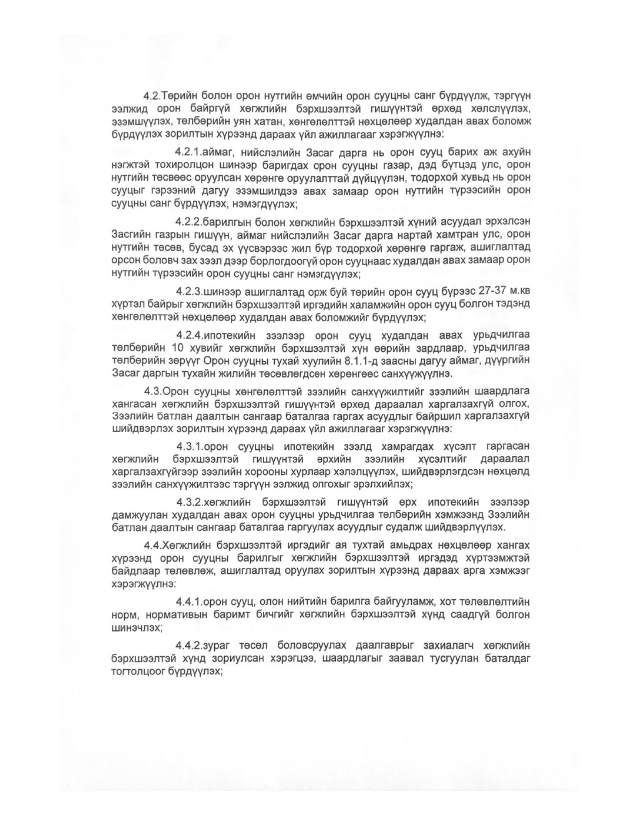
#> input picture test_imgs/img_001.jpg, 1275 x 1650 px (shown at 1/2 size)
$ python -i segmentation_word.py   (imports and definitions only)
#> lines starting #> are read from the running program, lines starting #| are printed output that depends on the picture; after the words box and inside, x2 and y2 are one past the last pixel; in counts of white or black regions, pixels touching at a corner belong together
#> further down, picture is the input picture: shape (1650, 1275); min 0, max 255, mean 240.1
import cv2
import numpy as np

def thresholding(image, inv=True):
#> called with inv = True
    if inv:
        _, thresh = cv2.threshold(image, 0, 255, cv2.THRESH_BINARY_INV + cv2.THRESH_OTSU)
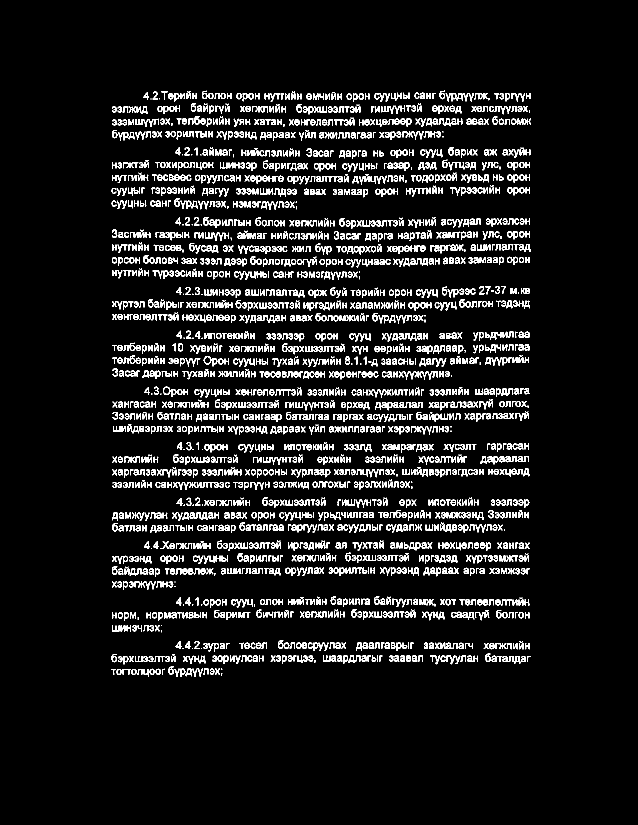
#> thresh: shape (1650, 1275) (shown at 1/2 size); 8.1% white in thin lines or dots, all inside (x1, y1, x2, y2) = (223, 181, 1062, 1354)
    else:
        _, thresh = cv2.threshold(image, 0, 255, cv2.THRESH_OTSU)
    return thresh

def crop_line(line_image):
    thresh = thresholding(line_image)
    binary = line_image > thresh
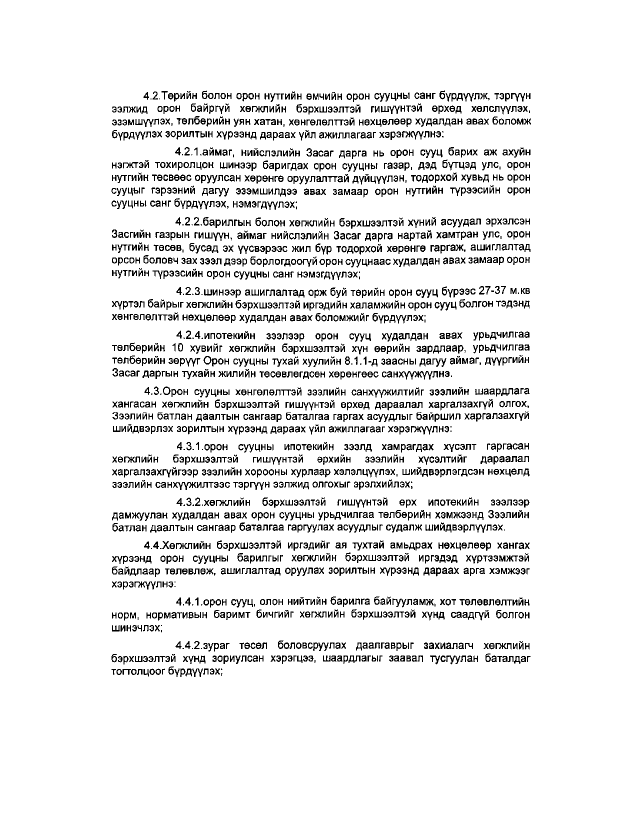
#> binary: shape (1650, 1275) bool (shown at 1/2 size); 91.9% white; black in thin lines or dots, all inside (x1, y1, x2, y2) = (223, 181, 1062, 1354)
    vertical_projection = np.sum(binary, axis=0)
#> vertical_projection = 1275 values, max 1650 at index 0, min 1357 at index 408, mean 1516.9
    height = line_image.shape[0]
#> height = 1650
    index = 0
    while vertical_projection[index] == height:
        index += 1
#> after the loop, index = 223
    if index > 2:
        index -= 2
#> index = 221
    line_image = line_image[:, index:]

    thresh = thresholding(line_image)
#> call 2 of thresholding, with inv = True
#> in thresholding (call 2), `_, thresh = cv2.threshold(image, 0, 255, cv2.THRESH_BINARY_INV + cv2.T..`:
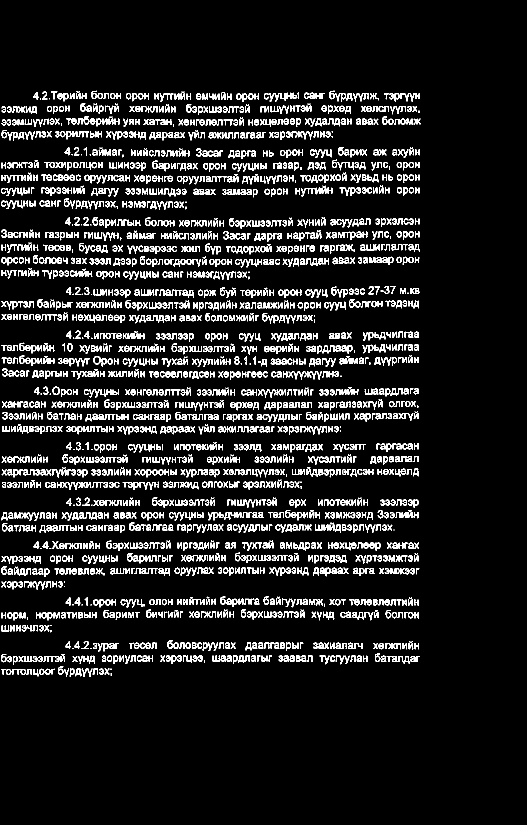
#> thresh: shape (1650, 1054) (shown at 1/2 size); 9.8% white in thin lines or dots, all inside (x1, y1, x2, y2) = (2, 181, 841, 1354)
    binary = line_image > thresh
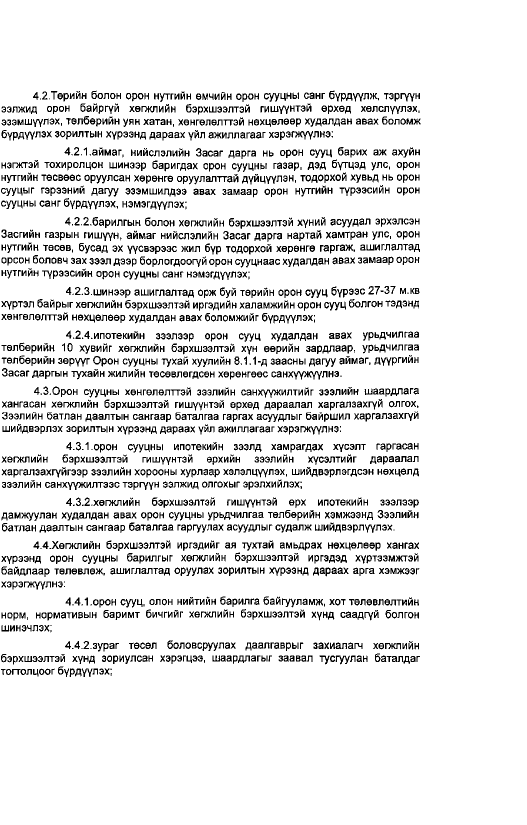
#> binary: shape (1650, 1054) bool (shown at 1/2 size); 90.2% white; black in thin lines or dots, all inside (x1, y1, x2, y2) = (2, 181, 841, 1354)
    vertical_projection = np.sum(binary, axis=0)
#> vertical_projection = 1054 values, max 1650 at index 0, min 1357 at index 187, mean 1489

    index = line_image.shape[1] - 1
#> index = 1053
    while vertical_projection[index] == height:
        index -= 1
#> this loop made 213 passes
#> index on passes 1 to 3: 1052, 1051, 1050
#> after the loop, index = 840
    if index < line_image.shape[1] - 1:
        index += 2
#> index = 842

    line_image = line_image[:, :index]
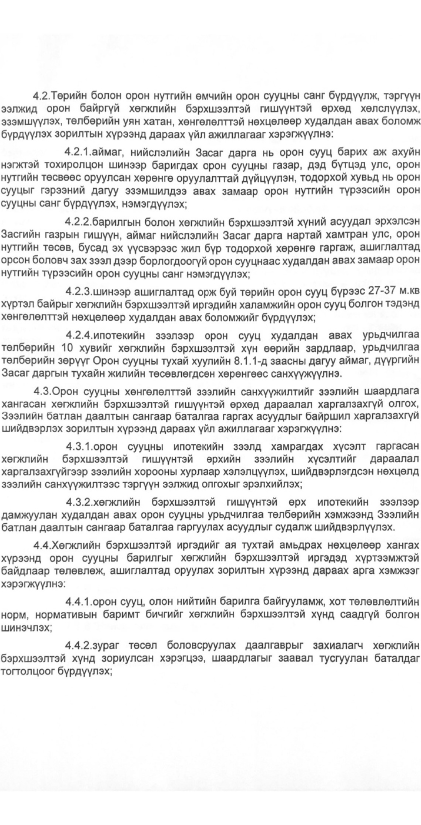
#> line_image: shape (1650, 842) (shown at 1/2 size); min 0, max 255, mean 232.6
    return line_image

def segment_words(line_image):
    line = crop_line(line_image)
    dst = cv2.fastNlMeansDenoising(line, None, 12, 7, 21)
    thresh = thresholding(dst)
#> call 3 of thresholding, with inv = True
#> in thresholding (call 3), `_, thresh = cv2.threshold(image, 0, 255, cv2.THRESH_BINARY_INV + cv2.T..`:
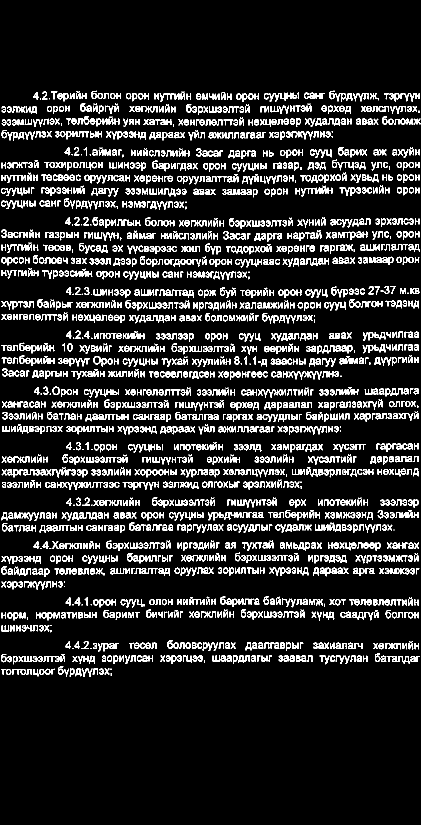
#> thresh: shape (1650, 842) (shown at 1/2 size); 12.1% white in thin lines or dots, all inside (x1, y1, x2, y2) = (2, 181, 841, 1354)
    kernel = np.ones((1, 1), np.uint8)
    dilated = cv2.dilate(thresh, kernel, iterations=1)
    binary = line > dilated
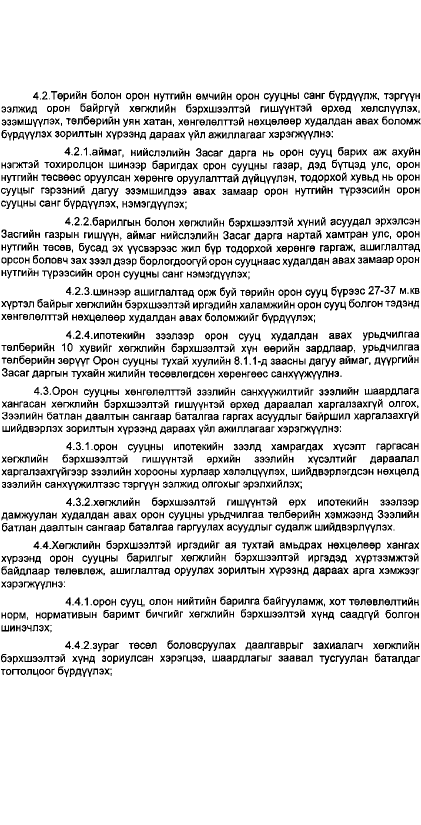
#> binary: shape (1650, 842) bool (shown at 1/2 size); 87.9% white; black in thin lines or dots, all inside (x1, y1, x2, y2) = (2, 181, 841, 1354)
    vertical_projection = np.sum(binary, axis=0)
#> vertical_projection = 842 values, max 1650 at index 0, min 1360 at index 187, mean 1449.6

    height = line.shape[0]
#> height = 1650
    whitespace_lengths = []
    current_whitespace = 0
    for vp in vertical_projection:
        if vp == height:
            current_whitespace += 1
        elif current_whitespace:
            whitespace_lengths.append(current_whitespace)
            current_whitespace = 0
#> this loop made 842 passes
#> (vp, current_whitespace) on passes 1 to 3: (1650, 1), (1650, 2), (1632, 0)
#> current_whitespace on pass 842: 1
#> after the loop, current_whitespace = 1; whitespace_lengths = [2]

    if current_whitespace:
        whitespace_lengths.append(current_whitespace)

    avg_white_space_length = min(np.mean(whitespace_lengths)*2, 5) if whitespace_lengths else 0
#> avg_white_space_length = 3
    divider_indexes = [0]
    current_whitespace = 0
    for index, vp in enumerate(vertical_projection):
        if vp == height:
            current_whitespace += 1
        else:
            if current_whitespace > avg_white_space_length:
                divider_indexes.append(index - current_whitespace // 2)
            current_whitespace = 0
#> this loop made 842 passes
#> (vp, current_whitespace) on passes 1 to 12: (1650, 1), (1650, 2), (1632, 0), (1482, 0), (1409, 0), (1426, 0), (1461, 0), (1478, 0), (1489, 0), (1460, 0), (1396, 0), (1397, 0)
#> current_whitespace on passes 61 to 66: 0, 0, 0, 0, 0, 0
#> after the loop, divider_indexes = [0]

    divider_indexes.append(len(vertical_projection))

    dividers = np.column_stack((divider_indexes[:-1], divider_indexes[1:]))
#> dividers = [[0, 842]]

    words = [line[:, window[0]:window[1]] for window in dividers]
#> words = 1 item

    return words

>>> import cv2
>>> picture = cv2.imread('../test_imgs/img_001.jpg', cv2.IMREAD_GRAYSCALE)
>>> result = segment_words(picture)
#> result = 1 item

$ run again, on test_imgs/img_002.jpg
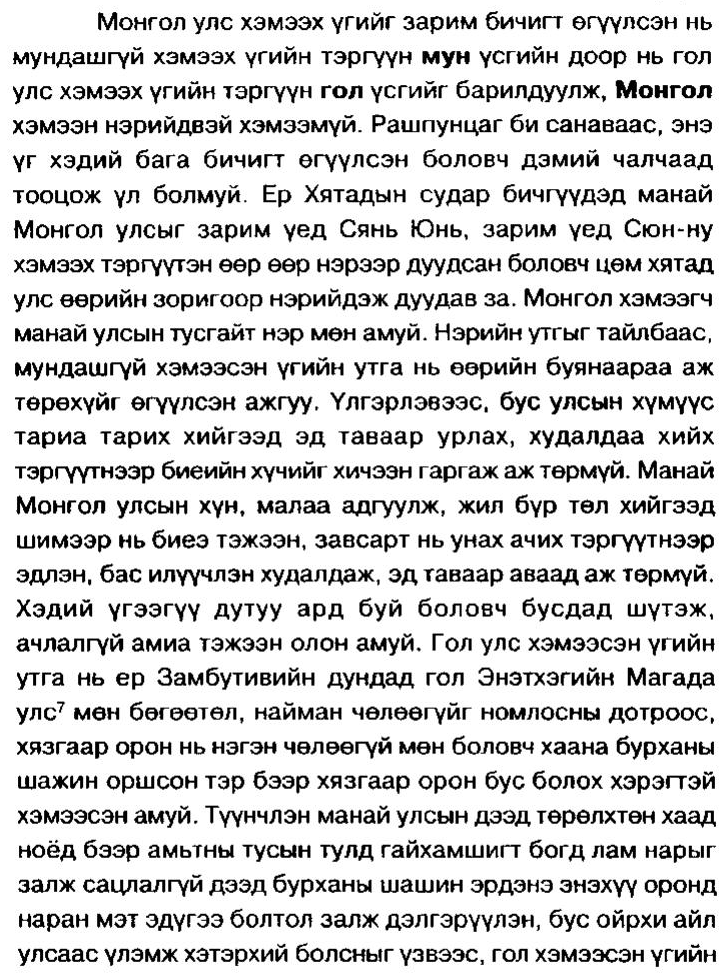
#> input picture test_imgs/img_002.jpg, 728 x 980 px
#> picture is the input picture: shape (980, 728); min 0, max 255, mean 213
#> in thresholding, `_, thresh = cv2.threshold(image, 0, 255, cv2.THRESH_BINARY_INV + cv2.T..`:
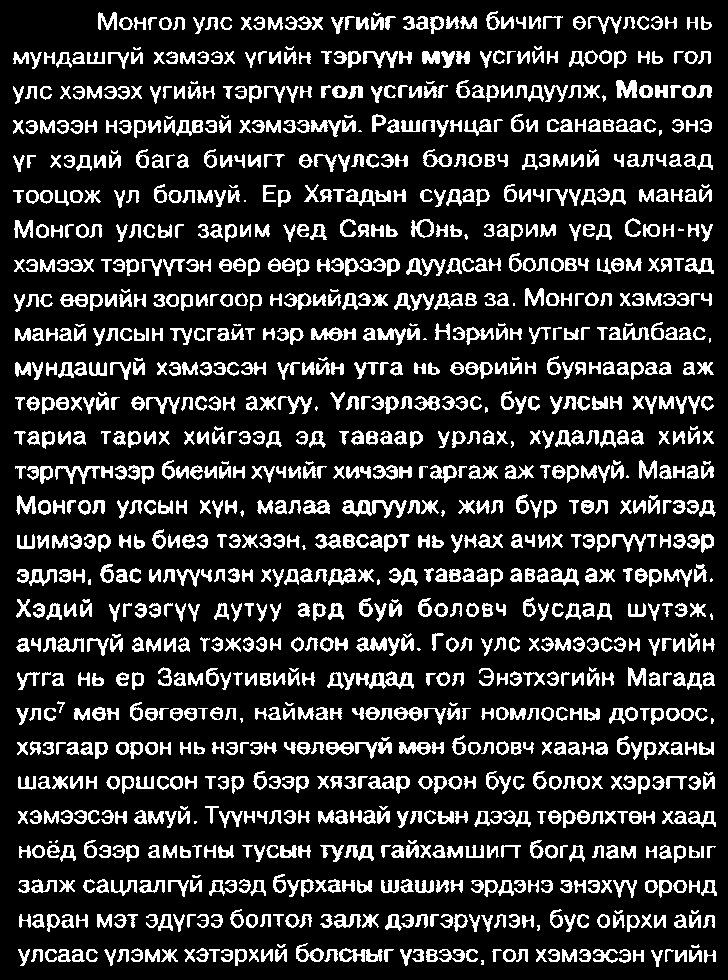
#> thresh: shape (980, 728); 17.2% white; 1238 white regions (47 under 20 px), largest, box (x1, y1, x2, y2) and area: (342, 500, 407, 518) 547, (339, 948, 383, 962) 332, (55, 466, 100, 484) 300
#> in crop_line, `vertical_projection = np.sum(binary, axis=0)`: vertical_projection = 728 values, max 980 at index 0, min 716 at index 19, mean 811.8
#> the loop in crop_line, `while vertical_projection[index] == height:` made 13 passes
#> after the loop in crop_line, `while vertical_projection[index] == height:`: index = 13
#> in crop_line, `index -= 2`: index = 11
#> thresh: shape (980, 717); 17.4% white; 1238 white regions (47 under 20 px), largest, box (x1, y1, x2, y2) and area: (331, 500, 396, 518) 547, (328, 948, 372, 962) 332, (44, 466, 89, 484) 300
#> in crop_line, `vertical_projection = np.sum(binary, axis=0)`: vertical_projection = 717 values, max 980 at index 0, min 716 at index 8, mean 809.3
#> the loop in crop_line, `while vertical_projection[index] == height:` made 11 passes
#> index on passes 1 to 8: 715, 714, 713, 712, 711, 710, 709, 708
#> after the loop in crop_line, `while vertical_projection[index] == height:`: index = 705
#> in crop_line, `index += 2`: index = 707
#> in thresholding (call 3), `_, thresh = cv2.threshold(image, 0, 255, cv2.THRESH_BINARY_INV + cv2.T..`:
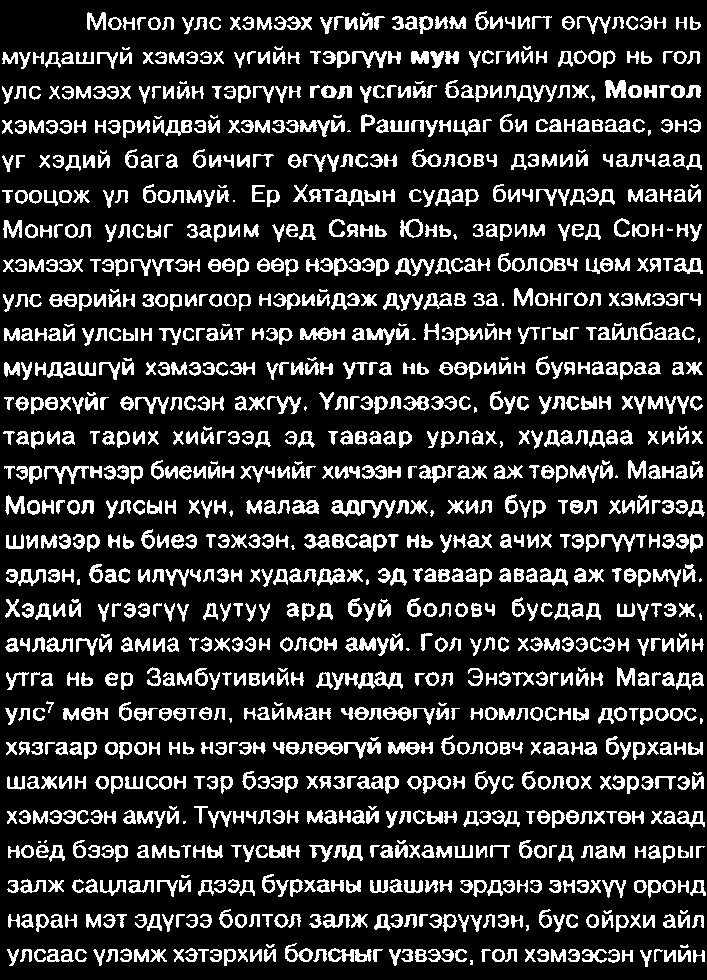
#> thresh: shape (980, 707); 17.7% white; 1238 white regions (47 under 20 px), largest, box (x1, y1, x2, y2) and area: (331, 500, 396, 518) 547, (328, 948, 372, 962) 332, (44, 466, 89, 484) 300
#> in segment_words, `vertical_projection = np.sum(binary, axis=0)`: vertical_projection = 707 values, max 980 at index 0, min 716 at index 8, mean 806.8
#> the loop in segment_words, `for vp in vertical_projection:` made 707 passes
#> (vp, current_whitespace) on passes 1 to 3: (980, 1), (980, 2), (964, 0)
#> after the loop in segment_words, `for vp in vertical_projection:`: current_whitespace = 1; whitespace_lengths = [2]
#> avg_white_space_length = 3
#> the loop in segment_words, `for index, vp in enumerate(vertical_projection):` made 707 passes
#> (vp, current_whitespace) on passes 1 to 8: (980, 1), (980, 2), (964, 0), (939, 0), (880, 0), (866, 0), (804, 0), (779, 0)
#> after the loop in segment_words, `for index, vp in enumerate(vertical_projection):`: divider_indexes = [0]
#> dividers = [[0, 707]]
#> words = 1 item
